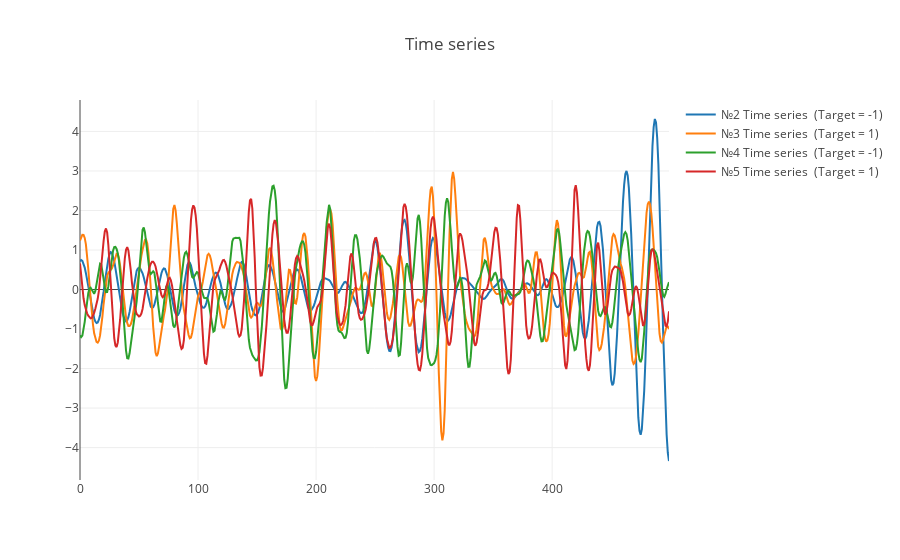

Here is the notebook cell this chart was saved with:
### Code cell
plotly_df(X_train,2,6,title="Time series")

### Figure 1 — Plotly figure (JSON) as saved in the notebook; plotly's stock layout.template omitted (floating-point values rounded to 4 significant figures; data arrays with more than 128 entries replaced by an {"elided": "..."} marker saying what was removed)
{"data": [{"mode": "lines", "name": "№2 Time series  (Target = -1)", "type": "scatter", "uid": "b68823ce-ce6b-11e8-9c79-c36ea3b335f0", "x": {"elided": "1320 int values"}, "y": {"elided": "500 float values"}}, {"mode": "lines", "name": "№3 Time series  (Target = 1)", "type": "scatter", "uid": "b6882914-ce6b-11e8-9c79-c36ea3b335f0", "x": {"elided": "1320 int values"}, "y": {"elided": "500 float values"}}, {"mode": "lines", "name": "№4 Time series  (Target = -1)", "type": "scatter", "uid": "b6882a40-ce6b-11e8-9c79-c36ea3b335f0", "x": {"elided": "1320 int values"}, "y": {"elided": "500 float values"}}, {"mode": "lines", "name": "№5 Time series  (Target = 1)", "type": "scatter", "uid": "b6882b3a-ce6b-11e8-9c79-c36ea3b335f0", "x": {"elided": "1320 int values"}, "y": {"elided": "500 float values"}}], "layout": {"title": "Time series"}}
